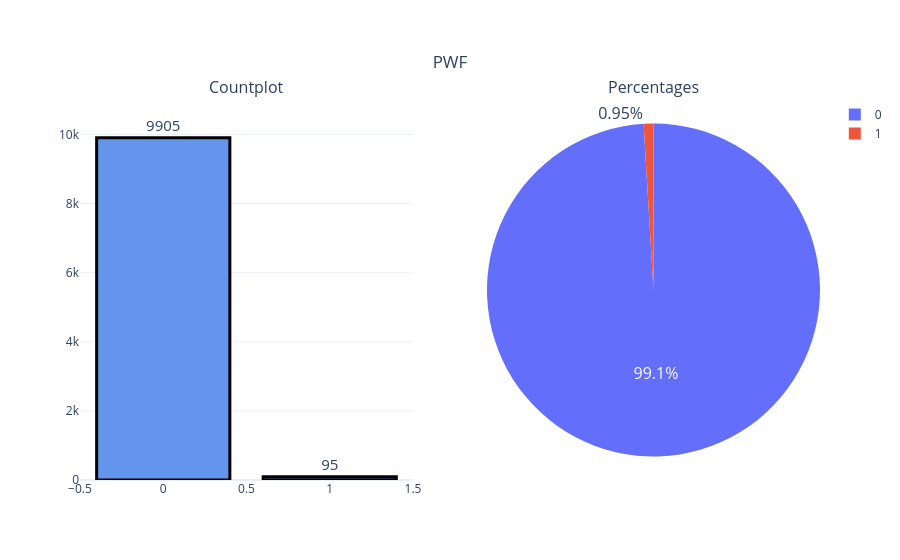

Notebook code for this chart:
### Code cell
fig = make_subplots(rows=1,cols=2,
                    subplot_titles=('Countplot',
                                    'Percentages'),
                    specs=[[{"type": "xy"},
                            {'type':'domain'}]])
fig.add_trace(go.Bar(y = df['PWF'].value_counts().values.tolist(), 
                      x = df['PWF'].value_counts().index, 
                      text=df['PWF'].value_counts().values.tolist(),
              textfont=dict(size=15),
                      name = 'PWF',
                      textposition = 'outside',
                      showlegend=False,
              marker = dict(color = 'cornflowerblue',
                            line_color = 'black',
                            line_width=3)),row = 1,col = 1)
fig.add_trace((go.Pie(labels=df['PWF'].value_counts().keys(),
                             values=df['PWF'].value_counts().values,textfont = dict(size = 16),
                     textposition='auto',
                     showlegend = True,
                     name = 'PWF')), row = 1, col = 2)
fig.update_layout(title={'text': 'PWF',
                         'y':0.9,
                         'x':0.5,
                         'xanchor': 'center',
                         'yanchor': 'top'},
                  template='plotly_white')
fig.update_yaxes(range=[0,11000])
iplot(fig)

### Figure 1 — Plotly figure (JSON) as saved in the notebook; plotly's stock layout.template omitted (floating-point values rounded to 4 significant figures)
{"data": [{"marker": {"color": "cornflowerblue", "line": {"color": "black", "width": 3}}, "name": "PWF", "showlegend": false, "text": ["9905", "95"], "textfont": {"size": 15}, "textposition": "outside", "type": "bar", "x": [0, 1], "xaxis": "x", "y": [9905, 95], "yaxis": "y"}, {"domain": {"x": [0.55, 1], "y": [0, 1]}, "labels": [0, 1], "name": "PWF", "showlegend": true, "textfont": {"size": 16}, "textposition": "auto", "type": "pie", "values": [9905, 95]}], "layout": {"annotations": [{"font": {"size": 16}, "showarrow": false, "text": "Countplot", "x": 0.225, "xanchor": "center", "xref": "paper", "y": 1, "yanchor": "bottom", "yref": "paper"}, {"font": {"size": 16}, "showarrow": false, "text": "Percentages", "x": 0.775, "xanchor": "center", "xref": "paper", "y": 1, "yanchor": "bottom", "yref": "paper"}], "autosize": true, "title": {"text": "PWF", "x": 0.5, "xanchor": "center", "y": 0.9, "yanchor": "top"}, "xaxis": {"anchor": "y", "autorange": true, "domain": [0, 0.45], "range": [-0.5, 1.5], "type": "linear"}, "yaxis": {"anchor": "x", "domain": [0, 1], "range": [0, 11000], "type": "linear"}}}
